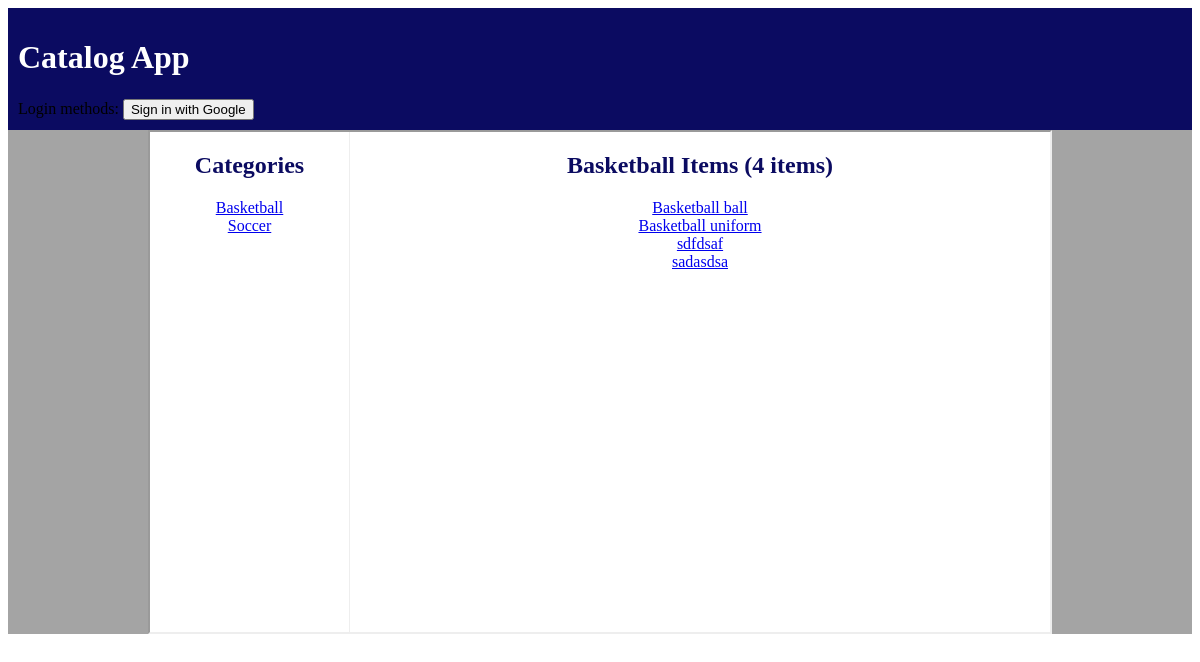
The page /catalog/Basketball/items on the database as committed earlier.
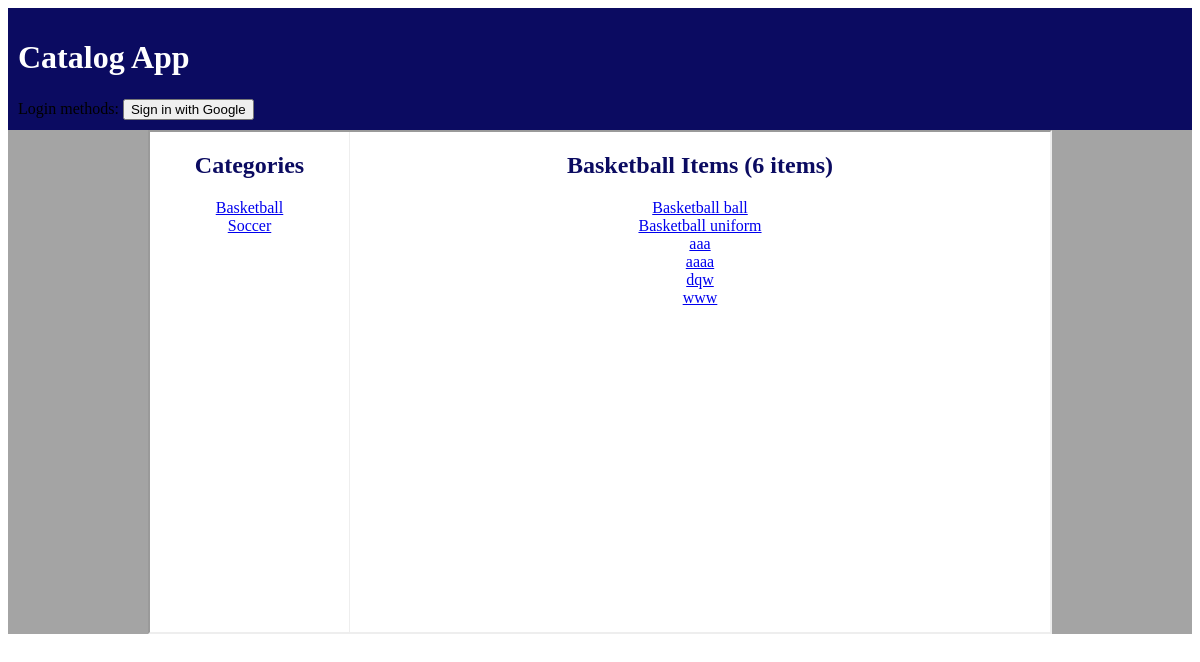
The same page on the database as committed later.
### database_setup.py (models this page shows, shortened)
class Category(Base):
    __tablename__ = 'category'
    id = Column(Integer, primary_key=True)
    name = Column(String(250), nullable=False)

class Item(Base):
    __tablename__ = 'item'
    id = Column(Integer, primary_key = True)
    name =Column(String(80), nullable = False)
    description = Column(String(250))
    category_id = Column(Integer,ForeignKey('category.id'))
    category = relationship(Category)
    user_id = Column(Integer, ForeignKey('user.id'))
    user = relationship(User)

### application.py (the view)
@app.route('/catalog/<category_name>/items')
def showItems(category_name):
    categories = session.query(Category).order_by(asc(Category.name))
    items = session.query(Item).join(Category).filter(Category.name==category_name).order_by(Category.name)
    return render_template('items.html', category=categories,
                            category_name=category_name, item=items)

### templates/items.html
<!DOCTYPE html>
<html lang="en">
	<head>
		<link rel=stylesheet type=text/css href="{{ url_for('static', filename='styles.css') }}">
	</head>
  <body>
    <header>
  		<div class = "header">
  			<h1 class="title">Catalog App</h1>
  		</div>
      {% include "login.html" %}
  	</header>
    <section>
      <center>
      	<div class="wrapper">
      		<div class="categories">
      			<h2 class="cate_name">Categories</h2>
      				{% for i in category %}
      				<a class="cate_value" href="{{ url_for('showItems', category_name=i.name)}}">{{i.name}}<br></a>
      				{% endfor %}
      		</div>
      		<div class="items">
      			<h2 class="cate_name">{{category_name}} Items ({{item.count()}} items)</h2>
              {% for i in item %}
                <a href="{{ url_for('showDecription', category_name=i.category.name, item_name=i.name)}}">{{i.name}}<br></a>
              {% endfor %}
      		</div>
      	</div>
      </center>
    </section>
  </body>
</html>

Rows that differ between the two databases and show on the page:
removed Item: name "sdfdsaf"
removed Item: name "sadasdsa"
now on this page (row edited): Item: name "aaa"
now on this page (row edited): Item: name "aaaa"
now on this page (row edited): Item: name "dqw"
now on this page (row edited): Item: name "www"
Other text that changed with them:
{{ item.count() }}: "4" → "6"
